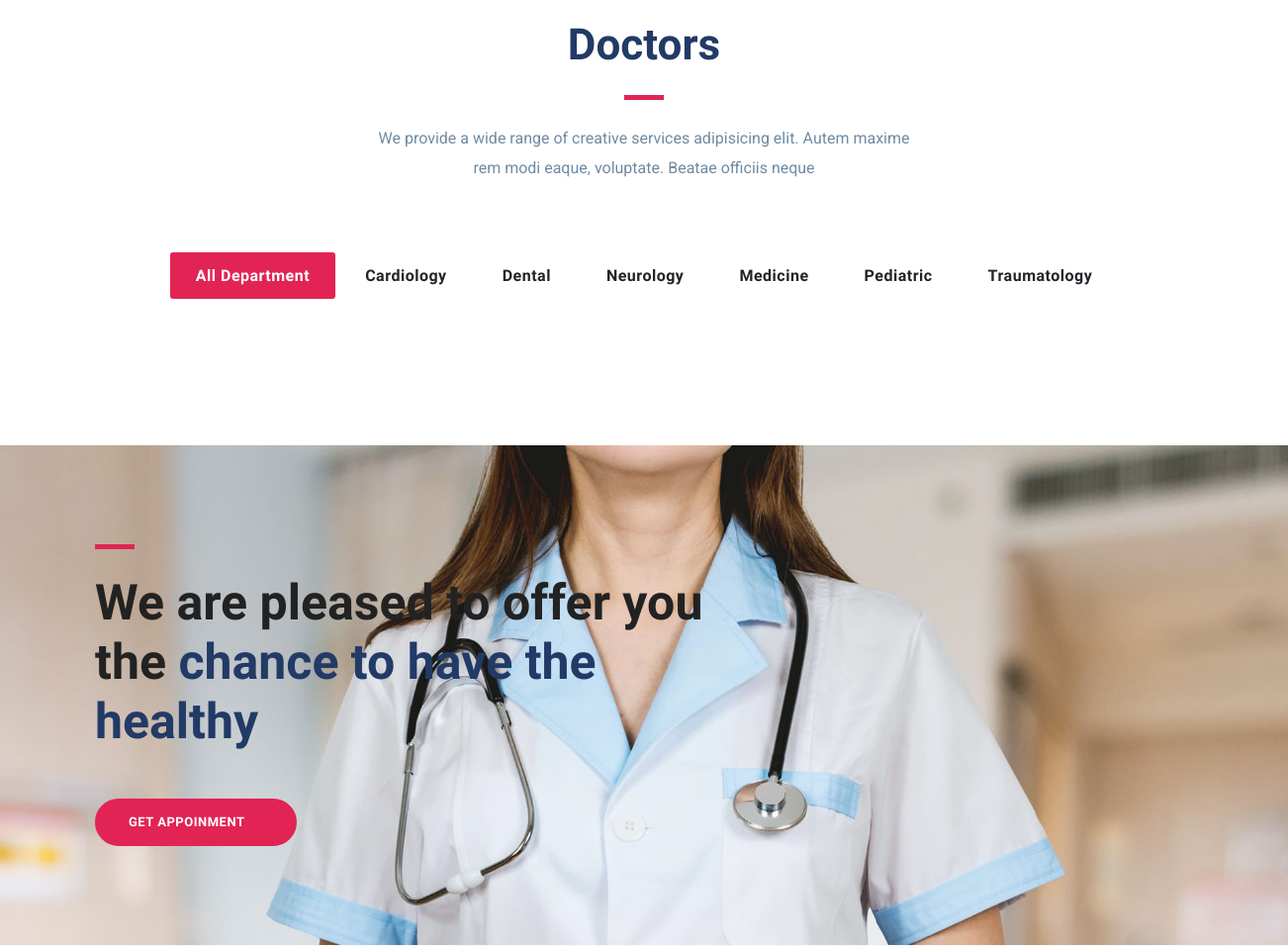
The app's page /doctors/ (middle part), older data.
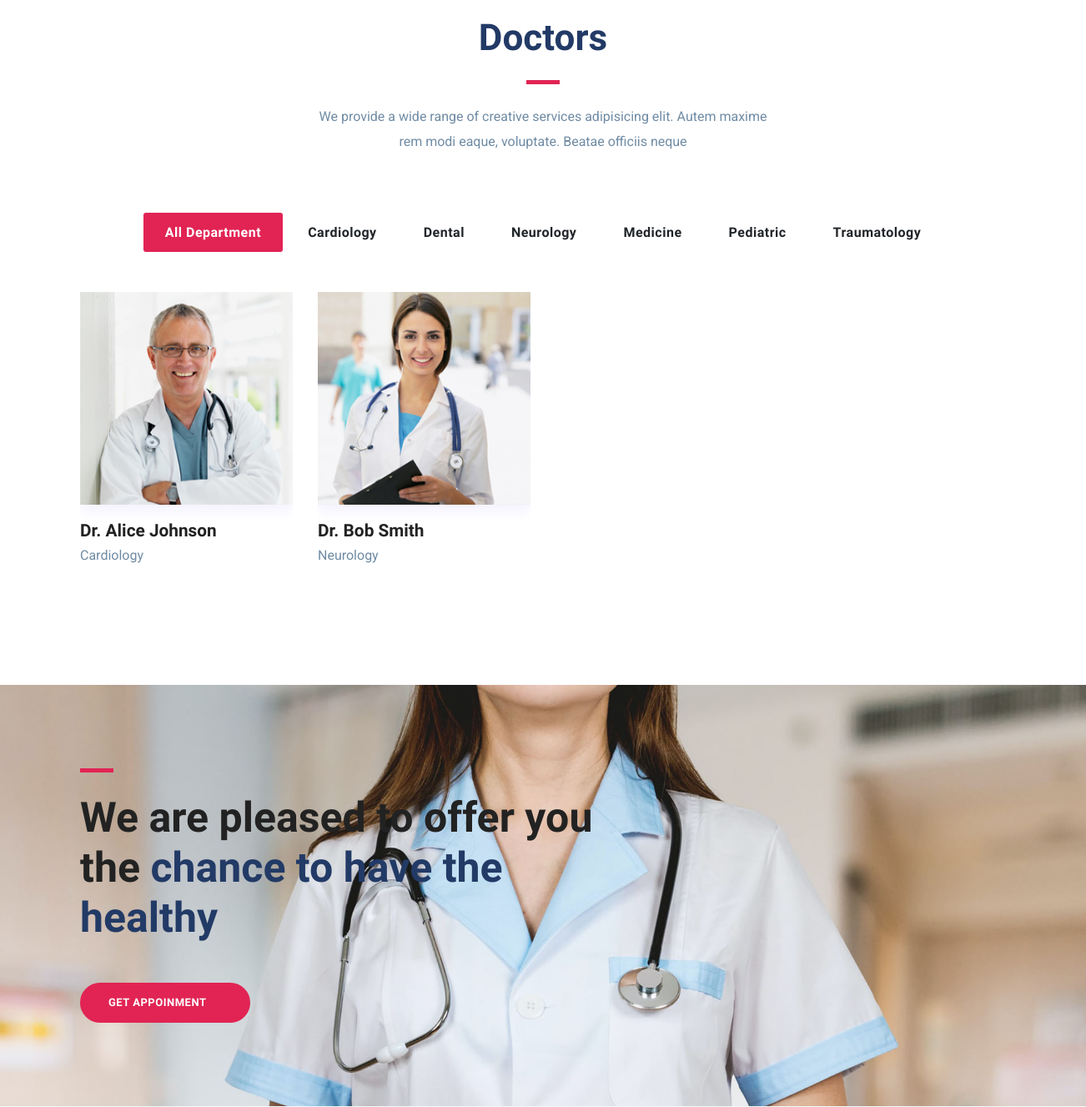
The same page, newer data.
### hospital/models.py (models this page shows, shortened)
class Doctor(models.Model):
    name = models.CharField(max_length=200)
    description = HTMLField()
    phone = models.CharField(max_length=20)
    image = models.ImageField(upload_to='doctor')
    specialist = models.CharField(max_length=200)
    department = models.ForeignKey(Department,on_delete=models.CASCADE,blank=True,null=True)
    slug = AutoSlugField(populate_from='name',null=True)

### hospital/views.py (the view)
# urls.py: path('doctors/', doctor_page, name='doctors'),
def doctor_page(request):
  doctors = Doctor.objects.all()
  context = {'doctors': doctors}
  return render(request, 'doctor.html',context)

### hospital/templates/doctor.html (shortened to what this page needs)
{% extends "base.html" %}
{% load static %}
{% block content %}
<section class="section doctors">
  <div class="container">
  	  <div class="row justify-content-center">
             <div class="col-lg-6 text-center">
                <div class="section-title">
                    <h2>Doctors</h2>
                    <div class="divider mx-auto my-4"></div>
                    <p>We provide a wide range of creative services adipisicing elit. Autem maxime rem modi eaque, voluptate. Beatae officiis neque </p>
                </div>
            </div>
        </div>
      <div class="col-12 text-center  mb-5">
	        <div class="btn-group btn-group-toggle " data-toggle="buttons">
	          <a href="" class="btn active ">
	            <input type="radio" name="shuffle-filter" value="all" checked="checked" />All Department
	          </a>
	          <label class="btn ">
	            <input type="radio" name="shuffle-filter" value="cat1" />Cardiology
	          </label>
	          <label class="btn">
	            <input type="radio" name="shuffle-filter" value="cat2" />Dental
	          </label>
	          <label class="btn">
	            <input type="radio" name="shuffle-filter" value="cat3" />Neurology
	          </label>
	          <label class="btn">
	            <input type="radio" name="shuffle-filter" value="cat4" />Medicine
	          </label>
	          <label class="btn">
	            <input type="radio" name="shuffle-filter" value="cat5" />Pediatric
	          </label>
	          <label class="btn">
	            <input type="radio" name="shuffle-filter" value="cat6" />Traumatology
	          </label>
	        </div>
      </div>
    <div class="row shuffle-wrapper portfolio-gallery">
				{% for doctor in doctors %}
					<div class="col-lg-3 col-sm-6 col-md-6 mb-4 shuffle-item">
	      	<div class="position-relative doctor-inner-box">
		        <div class="doctor-profile">
	               <div class="doctor-img">
								 <a href="{% url 'doctor' doctor.slug %}">
	               		<img src="{{ doctor.image.url }}" alt="doctor-image" class="img-fluid w-100">
								 </a>
	               </div>
	            </div>
                <div class="content mt-3">
                	<h4 class="mb-0"><a href="{% url 'doctor' doctor.slug %}"> {{doctor.name}} </a></h4>
                	<p>{{doctor.specialist}} </p>
                </div>
	      	</div>
      	</div>
				{% endfor %}
    </div>
  </div>
</section>
<section class="section cta-page">
	<div class="container">
		<div class="row">
			<div class="col-lg-7">
				<div class="cta-content">
					<div class="divider mb-4"></div>
					<h2 class="mb-5 text-lg">We are pleased to offer you the <span class="title-color">chance to have the healthy</span></h2>
					<a href="{% url 'appointment' %}" class="btn btn-main-2 btn-round-full">Get appoinment<i class="icofont-simple-right  ml-2"></i></a>
				</div>
			</div>
		</div>
	</div>
</section>
{% endblock content %}

Row changes from the older to the newer data that the page shows:
added Doctor: image (picture), name "Dr. Alice Johnson", specialist "Cardiology"
added Doctor: image (picture), name "Dr. Bob Smith", specialist "Neurology"
